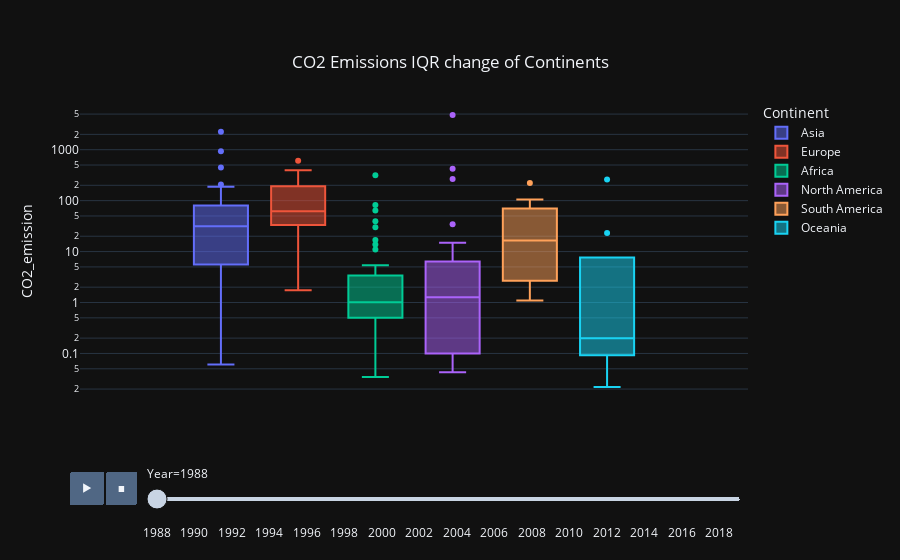

Source (notebook cell):
### Markdown cell above
## EDA

### Code cell
fig= px.box(contALL, y='CO2_emission', animation_frame= 'Year', color='Continent', title="CO2 Emissions IQR change of Continents", template= 'plotly_dark')
fig.update_yaxes(type='log')
fig.update_layout({'title':{'x': 0.5, 'y': 0.9}})
fig.show()

### Figure 1 — Plotly figure (JSON) as saved in the notebook; plotly's stock layout.template omitted (floating-point values rounded to 4 significant figures)
{"data": [{"alignmentgroup": "True", "hovertemplate": "Continent=Asia<br>Year=1988<br>CO2_emission=%{y}<extra></extra>", "legendgroup": "Asia", "marker": {"color": "#636efa"}, "name": "Asia", "notched": false, "offsetgroup": "Asia", "orientation": "v", "showlegend": true, "type": "box", "x0": " ", "xaxis": "x", "y": [3.647, 14.75, 11.77, 0.06104, 4.471, 4.829, 0.5, 2260.0, 36.77, 446.2, 111.4, 165.3, 42.94, 31.04, 935.1, 32.78, 0.2, 7.2, 1, 44.76, 0.08191, 19.09, 0.7332, 79.86, 8.344, 54.95, 31.9, 14.5, 187.6, 46.03, 207.6, 5.6, 28.13, 91.58, 52.28, 110.4, 67.22, 12.6], "y0": " ", "yaxis": "y"}, {"alignmentgroup": "True", "hovertemplate": "Continent=Europe<br>Year=1988<br>CO2_emission=%{y}<extra></extra>", "legendgroup": "Europe", "marker": {"color": "#EF553B"}, "name": "Europe", "notched": false, "offsetgroup": "Europe", "orientation": "v", "showlegend": true, "type": "box", "x0": " ", "xaxis": "x", "y": [9.828, 51.22, 116.9, 97.33, 61.35, 52.05, 375.9, 66.3, 24.18, 395.6, 9.532, 1.732, 191.9, 34.77, 31.95, 190.6, 210.5, 62.1, 42.42, 608.7], "y0": " ", "yaxis": "y"}, {"alignmentgroup": "True", "hovertemplate": "Continent=Africa<br>Year=1988<br>CO2_emission=%{y}<extra></extra>", "legendgroup": "Africa", "marker": {"color": "#00cc96"}, "name": "Africa", "notched": false, "offsetgroup": "Africa", "orientation": "v", "showlegend": true, "type": "box", "x0": " ", "xaxis": "x", "y": [64.34, 4.689, 0.4, 1.761, 0.5, 0.2, 0.05748, 2.8, 0.2, 0.05033, 1.011, 3.394, 5.3, 82.27, 0.08022, 0.6624, 2.9, 1.728, 0.2, 2.7, 1.1, 0.2, 5.385, 0.2, 1, 29.94, 1.226, 0.5393, 0.4, 0.7118, 1.02, 16.83, 1, 0.7227, 39.58, 0.9, 0.7, 0.03463, 2.9, 0.3, 1, 1.1, 313.6, 4.2, 2.4, 0.5, 10.94, 0.6, 2.914, 13.7], "y0": " ", "yaxis": "y"}, {"alignmentgroup": "True", "hovertemplate": "Continent=North America<br>Year=1988<br>CO2_emission=%{y}<extra></extra>", "legendgroup": "North America", "marker": {"color": "#ab63fa"}, "name": "North America", "notched": false, "offsetgroup": "North America", "orientation": "v", "showlegend": true, "type": "box", "x0": " ", "xaxis": "x", "y": [0.4, 0.1, 1.222, 0.2, 0.7, 0.04407, 422.7, 0.1, 2.258, 34.54, 0.04337, 7.551, 2.2, 0.07109, 1.1, 3.2, 1.321, 1.7, 5.2, 0.9, 265.2, 12, 14.93, 0.05665, 0.1, 0.04279, 2.7, 4776.0], "y0": " ", "yaxis": "y"}, {"alignmentgroup": "True", "hovertemplate": "Continent=South America<br>Year=1988<br>CO2_emission=%{y}<extra></extra>", "legendgroup": "South America", "marker": {"color": "#FFA15A"}, "name": "South America", "notched": false, "offsetgroup": "South America", "orientation": "v", "showlegend": true, "type": "box", "x0": " ", "xaxis": "x", "y": [105.5, 3.443, 222.9, 19.94, 41.74, 13.13, 1.1, 1.9, 24.1, 1.2, 4, 98.37], "y0": " ", "yaxis": "y"}, {"alignmentgroup": "True", "hovertemplate": "Continent=Oceania<br>Year=1988<br>CO2_emission=%{y}<extra></extra>", "legendgroup": "Oceania", "marker": {"color": "#19d3f3"}, "name": "Oceania", "notched": false, "offsetgroup": "Oceania", "orientation": "v", "showlegend": true, "type": "box", "x0": " ", "xaxis": "x", "y": [259.3, 0.8191, 0.02206, 23.03, 2.5, 0.1, 0.2, 0.06937, 0.1], "y0": " ", "yaxis": "y"}], "layout": {"boxmode": "group", "legend": {"title": {"text": "Continent"}, "tracegroupgap": 0}, "sliders": [{"active": 0, "currentvalue": {"prefix": "Year="}, "len": 0.9, "pad": {"b": 10, "t": 60}, "steps": [{"args": [["1988"], {"frame": {"duration": 0, "redraw": true}, "fromcurrent": true, "mode": "immediate", "transition": {"duration": 0, "easing": "linear"}}], "label": "1988", "method": "animate"}, {"args": [["1989"], {"frame": {"duration": 0, "redraw": true}, "fromcurrent": true, "mode": "immediate", "transition": {"duration": 0, "easing": "linear"}}], "label": "1989", "method": "animate"}, {"args": [["1990"], {"frame": {"duration": 0, "redraw": true}, "fromcurrent": true, "mode": "immediate", "transition": {"duration": 0, "easing": "linear"}}], "label": "1990", "method": "animate"}, {"args": [["1991"], {"frame": {"duration": 0, "redraw": true}, "fromcurrent": true, "mode": "immediate", "transition": {"duration": 0, "easing": "linear"}}], "label": "1991", "method": "animate"}, {"args": [["1992"], {"frame": {"duration": 0, "redraw": true}, "fromcurrent": true, "mode": "immediate", "transition": {"duration": 0, "easing": "linear"}}], "label": "1992", "method": "animate"}, {"args": [["1993"], {"frame": {"duration": 0, "redraw": true}, "fromcurrent": true, "mode": "immediate", "transition": {"duration": 0, "easing": "linear"}}], "label": "1993", "method": "animate"}, {"args": [["1994"], {"frame": {"duration": 0, "redraw": true}, "fromcurrent": true, "mode": "immediate", "transition": {"duration": 0, "easing": "linear"}}], "label": "1994", "method": "animate"}, {"args": [["1995"], {"frame": {"duration": 0, "redraw": true}, "fromcurrent": true, "mode": "immediate", "transition": {"duration": 0, "easing": "linear"}}], "label": "1995", "method": "animate"}, {"args": [["1996"], {"frame": {"duration": 0, "redraw": true}, "fromcurrent": true, "mode": "immediate", "transition": {"duration": 0, "easing": "linear"}}], "label": "1996", "method": "animate"}, {"args": [["1997"], {"frame": {"duration": 0, "redraw": true}, "fromcurrent": true, "mode": "immediate", "transition": {"duration": 0, "easing": "linear"}}], "label": "1997", "method": "animate"}, {"args": [["1998"], {"frame": {"duration": 0, "redraw": true}, "fromcurrent": true, "mode": "immediate", "transition": {"duration": 0, "easing": "linear"}}], "label": "1998", "method": "animate"}, {"args": [["1999"], {"frame": {"duration": 0, "redraw": true}, "fromcurrent": true, "mode": "immediate", "transition": {"duration": 0, "easing": "linear"}}], "label": "1999", "method": "animate"}, {"args": [["2000"], {"frame": {"duration": 0, "redraw": true}, "fromcurrent": true, "mode": "immediate", "transition": {"duration": 0, "easing": "linear"}}], "label": "2000", "method": "animate"}, {"args": [["2001"], {"frame": {"duration": 0, "redraw": true}, "fromcurrent": true, "mode": "immediate", "transition": {"duration": 0, "easing": "linear"}}], "label": "2001", "method": "animate"}, {"args": [["2002"], {"frame": {"duration": 0, "redraw": true}, "fromcurrent": true, "mode": "immediate", "transition": {"duration": 0, "easing": "linear"}}], "label": "2002", "method": "animate"}, {"args": [["2003"], {"frame": {"duration": 0, "redraw": true}, "fromcurrent": true, "mode": "immediate", "transition": {"duration": 0, "easing": "linear"}}], "label": "2003", "method": "animate"}, {"args": [["2004"], {"frame": {"duration": 0, "redraw": true}, "fromcurrent": true, "mode": "immediate", "transition": {"duration": 0, "easing": "linear"}}], "label": "2004", "method": "animate"}, {"args": [["2005"], {"frame": {"duration": 0, "redraw": true}, "fromcurrent": true, "mode": "immediate", "transition": {"duration": 0, "easing": "linear"}}], "label": "2005", "method": "animate"}, {"args": [["2006"], {"frame": {"duration": 0, "redraw": true}, "fromcurrent": true, "mode": "immediate", "transition": {"duration": 0, "easing": "linear"}}], "label": "2006", "method": "animate"}, {"args": [["2007"], {"frame": {"duration": 0, "redraw": true}, "fromcurrent": true, "mode": "immediate", "transition": {"duration": 0, "easing": "linear"}}], "label": "2007", "method": "animate"}, {"args": [["2008"], {"frame": {"duration": 0, "redraw": true}, "fromcurrent": true, "mode": "immediate", "transition": {"duration": 0, "easing": "linear"}}], "label": "2008", "method": "animate"}, {"args": [["2009"], {"frame": {"duration": 0, "redraw": true}, "fromcurrent": true, "mode": "immediate", "transition": {"duration": 0, "easing": "linear"}}], "label": "2009", "method": "animate"}, {"args": [["2010"], {"frame": {"duration": 0, "redraw": true}, "fromcurrent": true, "mode": "immediate", "transition": {"duration": 0, "easing": "linear"}}], "label": "2010", "method": "animate"}, {"args": [["2011"], {"frame": {"duration": 0, "redraw": true}, "fromcurrent": true, "mode": "immediate", "transition": {"duration": 0, "easing": "linear"}}], "label": "2011", "method": "animate"}, {"args": [["2012"], {"frame": {"duration": 0, "redraw": true}, "fromcurrent": true, "mode": "immediate", "transition": {"duration": 0, "easing": "linear"}}], "label": "2012", "method": "animate"}, {"args": [["2013"], {"frame": {"duration": 0, "redraw": true}, "fromcurrent": true, "mode": "immediate", "transition": {"duration": 0, "easing": "linear"}}], "label": "2013", "method": "animate"}, {"args": [["2014"], {"frame": {"duration": 0, "redraw": true}, "fromcurrent": true, "mode": "immediate", "transition": {"duration": 0, "easing": "linear"}}], "label": "2014", "method": "animate"}, {"args": [["2015"], {"frame": {"duration": 0, "redraw": true}, "fromcurrent": true, "mode": "immediate", "transition": {"duration": 0, "easing": "linear"}}], "label": "2015", "method": "animate"}, {"args": [["2016"], {"frame": {"duration": 0, "redraw": true}, "fromcurrent": true, "mode": "immediate", "transition": {"duration": 0, "easing": "linear"}}], "label": "2016", "method": "animate"}, {"args": [["2017"], {"frame": {"duration": 0, "redraw": true}, "fromcurrent": true, "mode": "immediate", "transition": {"duration": 0, "easing": "linear"}}], "label": "2017", "method": "animate"}, {"args": [["2018"], {"frame": {"duration": 0, "redraw": true}, "fromcurrent": true, "mode": "immediate", "transition": {"duration": 0, "easing": "linear"}}], "label": "2018", "method": "animate"}, {"args": [["2019"], {"frame": {"duration": 0, "redraw": true}, "fromcurrent": true, "mode": "immediate", "transition": {"duration": 0, "easing": "linear"}}], "label": "2019", "method": "animate"}], "x": 0.1, "xanchor": "left", "y": 0, "yanchor": "top"}], "title": {"text": "CO2 Emissions IQR change of Continents", "x": 0.5, "y": 0.9}, "updatemenus": [{"buttons": [{"args": [null, {"frame": {"duration": 500, "redraw": true}, "fromcurrent": true, "mode": "immediate", "transition": {"duration": 500, "easing": "linear"}}], "label": "&#9654;", "method": "animate"}, {"args": [[null], {"frame": {"duration": 0, "redraw": true}, "fromcurrent": true, "mode": "immediate", "transition": {"duration": 0, "easing": "linear"}}], "label": "&#9724;", "method": "animate"}], "direction": "left", "pad": {"r": 10, "t": 70}, "showactive": false, "type": "buttons", "x": 0.1, "xanchor": "right", "y": 0, "yanchor": "top"}], "xaxis": {"anchor": "y", "domain": [0, 1]}, "yaxis": {"anchor": "x", "domain": [0, 1], "title": {"text": "CO2_emission"}, "type": "log"}}}
